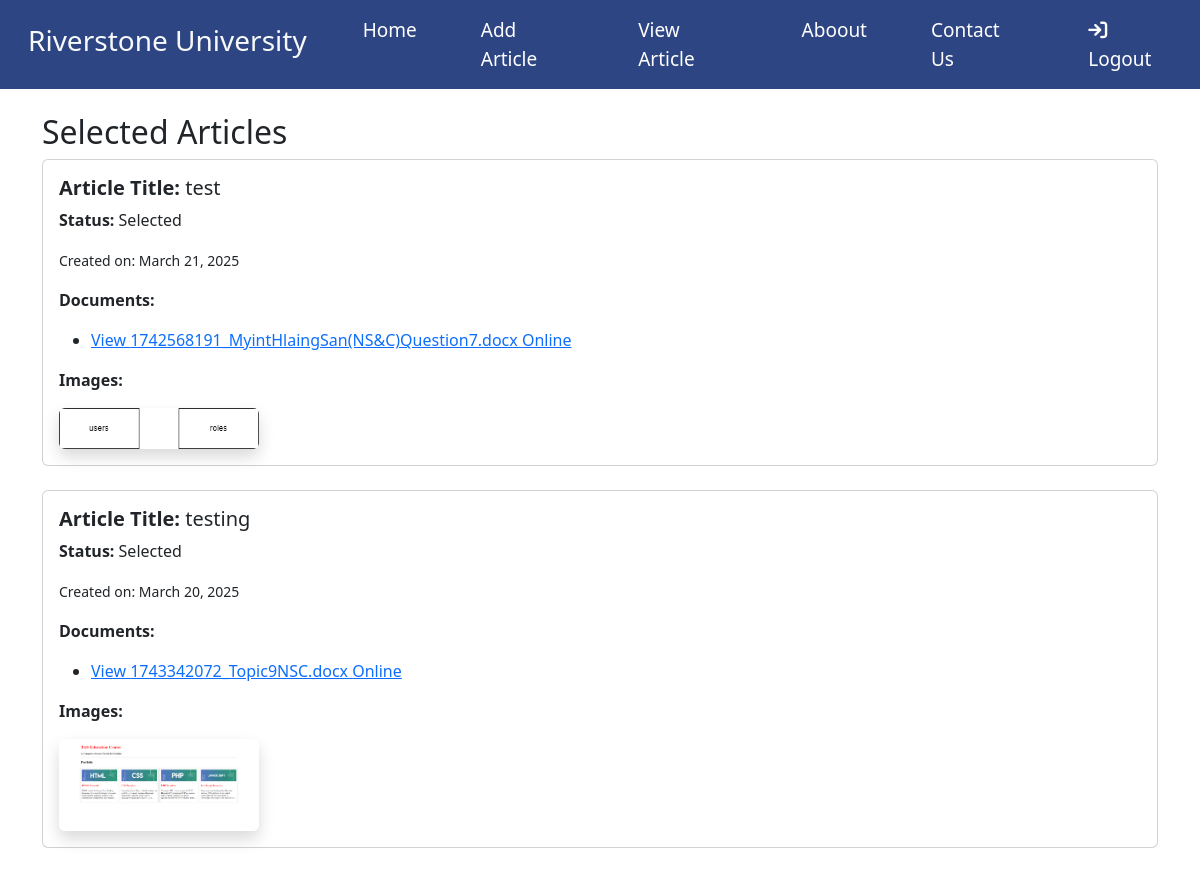
Page /src/Guest/design/viewselected.php (signed in) on the earlier database version.
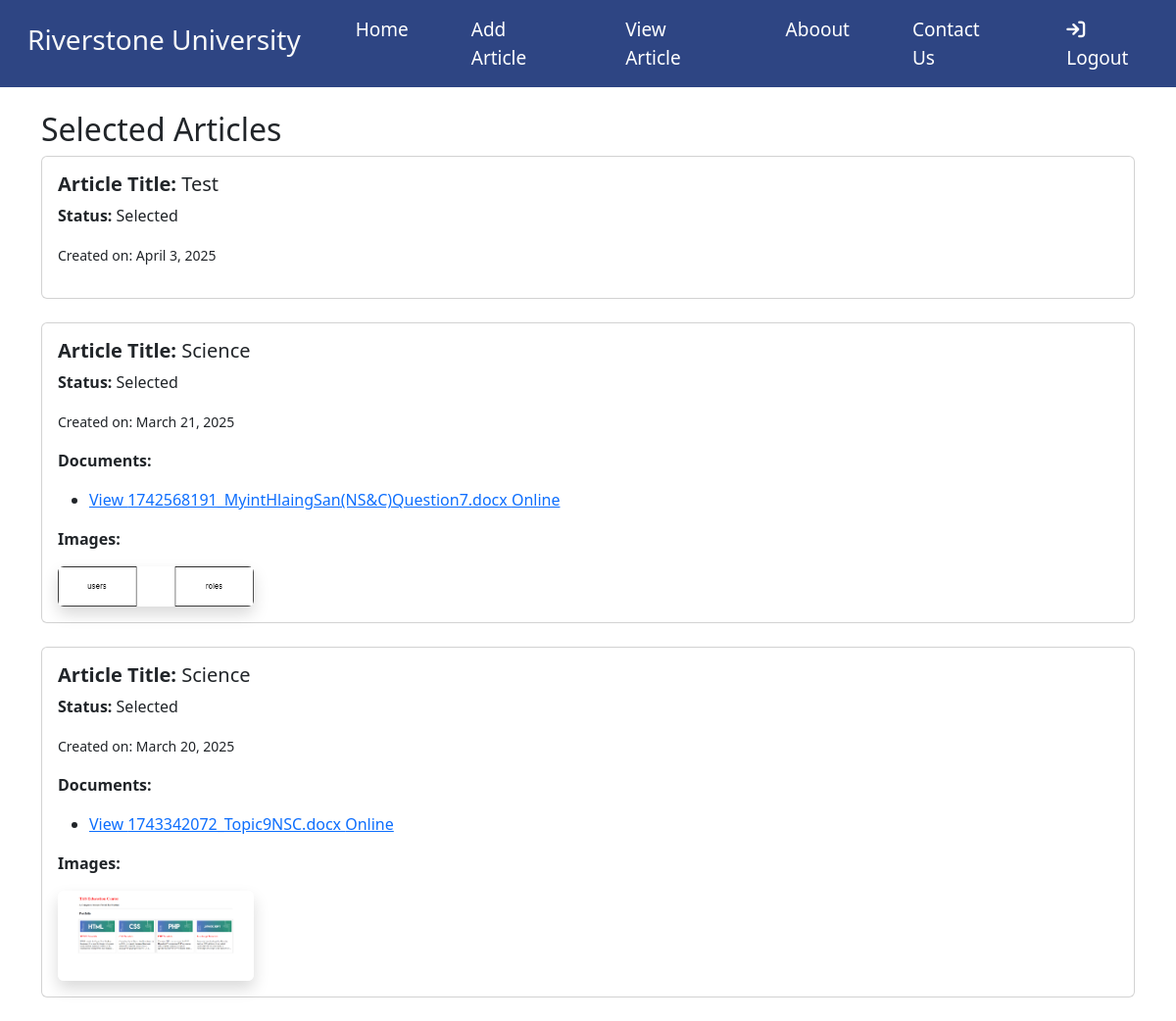
Same page on the later database version.
### tables this page shows
CREATE TABLE `articles` (
  `article_id` int(11) NOT NULL,
  `user_id` int(11) NOT NULL,
  `title` varchar(255) NOT NULL,
  `status` varchar(30) DEFAULT NULL,
  `created_at` timestamp NOT NULL DEFAULT current_timestamp(),
  `updated_at` timestamp NOT NULL DEFAULT current_timestamp() ON UPDATE current_timestamp()
);

CREATE TABLE `doc_attachment` (
  `doc_attachment_id` int(11) NOT NULL,
  `article_id` int(11) NOT NULL,
  `docfile` varchar(255) NOT NULL,
  `created_at` timestamp NOT NULL DEFAULT current_timestamp(),
  `updated_at` timestamp NOT NULL DEFAULT current_timestamp() ON UPDATE current_timestamp()
);

CREATE TABLE `img_attachment` (
  `img_attachment_id` int(11) NOT NULL,
  `article_id` int(11) NOT NULL,
  `imagefile` varchar(255) NOT NULL,
  `created_at` timestamp NOT NULL DEFAULT current_timestamp(),
  `updated_at` timestamp NOT NULL DEFAULT current_timestamp() ON UPDATE current_timestamp()
);

### _classes/Libs/Database/MySQL.php (called while the page is built, shortened)
<?php
class MySQL{
    private $dbhost;
    private $dbuser;
    private $dbpass;
    private $dbname;
    public function __construct(
        $dbhost="localhost",
        $dbuser="root",
        $dbpass="",
        $dbname="ewsd")
    {
        $this->dbhost=$dbhost;
        $this->dbuser=$dbuser;
        $this->dbpass=$dbpass;
        $this->dbname=$dbname;
    }
    public function connect(){
        try{
            $this->db=new PDO("mysql:dbhost=$this->dbhost;
            dbname=$this->dbname",
            $this->dbuser,
            $this->dbpass,
            [
                PDO::ATTR_ERRMODE => PDO::ERRMODE_EXCEPTION,
                PDO::ATTR_DEFAULT_FETCH_MODE => PDO::FETCH_OBJ,
            ]
            );
            return $this->db;
        }catch(PDOException $e){
            echo $e->getMessage();
            exit();
        }
    }
}

### _classes/Helpers/Auth.php (called while the page is built, shortened)
<?php
class Auth{
    static function check(){
        if(isset($_SESSION['user'])){
            return $_SESSION['user'];
        }
    }
}

### _classes/Libs/Database/ArticleTable.php (called while the page is built, shortened)
<?php
class ArticleTable
{
    private $db;
    public function __construct(MySQL $mysql)
    {
        $this->db = $mysql->connect();
    }
    public function getSelectedArticles($faculty_id)
    {
        try {
            $statement = $this->db->prepare("
                SELECT a.article_id,a.title,a.status,a.created_at,d.docfile,i.imagefile,u.name,f.faculty_name
                FROM articles a
                LEFT JOIN doc_attachment d ON a.article_id = d.article_id
                LEFT JOIN img_attachment i ON a.article_id = i.article_id
                LEFT JOIN users u ON a.user_id = u.id
                LEFT JOIN faculties f on u.faculty_id = f.id
                WHERE a.status = 'selected'
                AND u.faculty_id = :faculty_id
                ORDER BY a.created_at DESC
            ");
            $statement->execute(['faculty_id' => $faculty_id]);
            return $statement->fetchAll(PDO::FETCH_ASSOC);
        } catch (PDOException $e) {
            echo "Error:" . $e->getMessage();
            exit();
        }
    }
}

### src/Guest/design/viewselected.php (the view, shortened to what the changed rows need)
<?php
$auth = Auth::check();
$faculty_id = $auth->faculty_id;
$table = new ArticleTable(new MySQL);
$articles = $table->getSelectedArticles($faculty_id);
?>
<!DOCTYPE html>
<html lang="en">
<head>
  <link
    rel="stylesheet"
    href="https://cdnjs.cloudflare.com/ajax/libs/font-awesome/6.7.2/css/all.min.css"
 />
  <link rel="stylesheet" href="../../Students/university.css" />
  <link
    href="https://cdn.jsdelivr.net/npm/bootstrap@5.3.3/dist/css/bootstrap.min.css"
    rel="stylesheet"
 />
</head>
<body>
  <div class="container mt-4">
    <h2>Selected Articles</h2>
    <?php if (!empty($articles)) : ?>
      <?php foreach ($articles as $article) : ?>
        <div class="card mb-4">
          <div class="card-body">
            <h5><strong>Article Title:</strong> <?= htmlspecialchars($article['title']) ?></h5>
            <p><strong>Status:</strong> <?= ucfirst($article['status']) ?></p>
            <p><small>Created on: <?= date('F j, Y', strtotime($article['created_at'])) ?></small></p>
            <?php if ($article['docfile']) : ?>
              <p><strong>Documents:</strong></p>
              <ul>
                <?php
                $filePath = "../../../uploads/documents/" . htmlspecialchars($article['docfile']);
                $fileExt = pathinfo($article['docfile'], PATHINFO_EXTENSION);
                ?>
                <?php if ($fileExt === 'txt'): ?>
                  <li><a href="<?= $filePath ?>" target="_blank"><?= htmlspecialchars($article['docfile']) ?></a></li>
                <?php elseif ($fileExt === 'pdf'): ?>
                  <li><a href="<?= $filePath ?>" target="_blank"><?= htmlspecialchars($article['docfile']) ?></a></li>
                <?php elseif ($fileExt === 'doc' || $fileExt === 'docx'): ?>
                  <li>
                    <a href="https://docs.google.com/gview?url=<?= urlencode('http://yourwebsite.com/uploads/documents/' . $article['docfile']) ?>&embedded=true" target="_blank">
                      View <?= htmlspecialchars($article['docfile']) ?> Online
                    </a>
                  </li>
                <?php else: ?>
                  <li><a href="<?= $filePath ?>" download>Download <?= htmlspecialchars($article['docfile']) ?></a></li>
                <?php endif; ?>
              </ul>
            <?php endif; ?>
            <?php if ($article['imagefile']) : ?>
              <p><strong>Images:</strong></p>
              <img src="../../../uploads/images/<?= htmlspecialchars($article['imagefile']) ?>" alt="Image" class="img-fluid rounded shadow" style="max-width: 200px;">
            <?php endif; ?>
          </div>
        </div>
        <?php endforeach; ?>
  </div>
<?php else : ?>
  <p class="text-muted">No articles found.</p>
<?php endif; ?>
</body>
</html>

Differences in the rows shown:
added articles: title "Test", status "Selected", created_at "April 3, 2025"
changed articles "March 21, 2025": title "test" → "Science"
changed articles "March 20, 2025": title "testing" → "Science"
